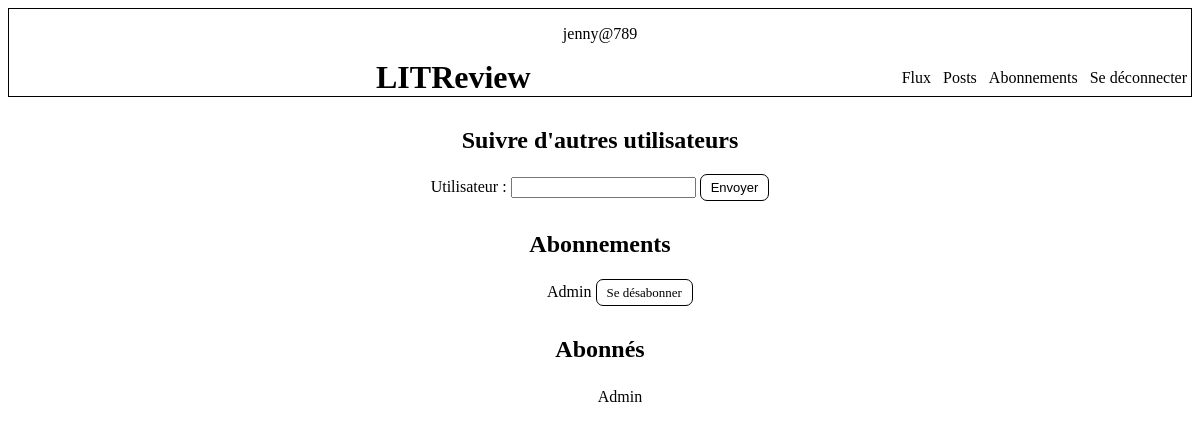
The page /abonnements/ (signed in) on the database as committed earlier.
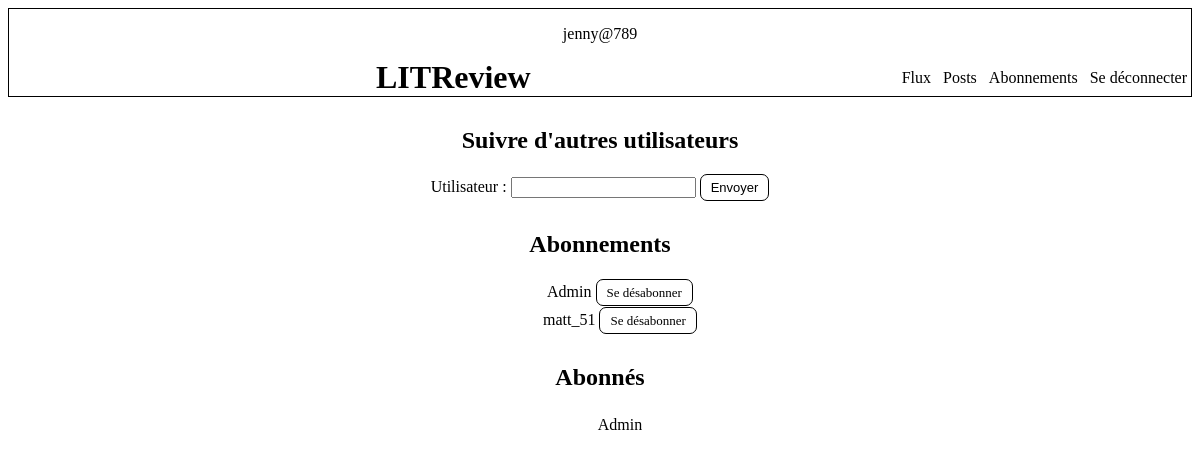
The same page on the database as committed later.
### connexion/models.py (models this page shows)
class Abonnement(models.Model):
    user = models.ForeignKey(to=settings.AUTH_USER_MODEL,
                             on_delete=models.CASCADE,
                             related_name="qui_suit")
    user_suivi = models.ForeignKey(to=settings.AUTH_USER_MODEL,
                                   on_delete=models.CASCADE,
                                   related_name="suivi_par")
    class Meta:
        unique_together = ("user", "user_suivi")

class User(AbstractUser):
    abonnement = models.ManyToManyField("self", through="Abonnement",
                                        symmetrical=False)

### blog/views.py (the view, shortened to what this page needs)
# urls.py: path("abonnements/", blog.views.suivre_user, name="abonnements"),
@login_required
def suivre_user(request):
    form = forms.AbonnementForm()
    connecte = request.user
    abonnements = models.Abonnement.objects.all()
    abonnes = connecte.suivi_par.all()
    context = {"form": form, "abonnements": abonnements, "abonnés": abonnes}
    return render(request, "abonnements.html", context=context)

### blog/forms.py
class AbonnementForm(forms.Form):
    utilisateur = forms.CharField(max_length=150)

### blog/templates/abonnements.html (shortened to what this page needs)
{% extends "base.html" %}
{% block content %}
<div id="page_abonnements">
    <section id="suivre_user">
        <h2>Suivre d'autres utilisateurs</h2>
        <form method="post" novalidate>
            {{ form }}
            <button class="bouton" type="submit">Envoyer</button>
        </form>
    </section>
    <section id="abonnements">
        <h2>Abonnements</h2>
        <ul>
            {% if abonnements %}
                {% for abonnement in abonnements %}
                    {% if user == abonnement.user %}
                        <li>
                            {{ abonnement.user_suivi.username }}
                            <a class="bouton"
                               href="{% url 'désabonnement' abonnement.id %}">
                                Se désabonner</a>
                        </li>
                    {% endif %}
                {% endfor %}
            {% else %}
                <li>vous n'êtes abonné à personne</li>
            {% endif %}
        </ul>
    </section>
    <section id="abonnes">
        <h2>Abonnés</h2>
        <ul>
            {% if abonnés %}
                {% for abonné in abonnés %}
                    <li>
                        {{ abonné.user.username }}
                    </li>
                {% endfor %}
            {% else %}
                <li>personne ne s'est abonné à vous pour le moment</li>
            {% endif %}
        </ul>
    </section>
</div>
{% endblock content %}

Rows that differ between the two databases and show on the page:
added Abonnement: user_suivi.username "matt_51", shown under "Abonnements"
